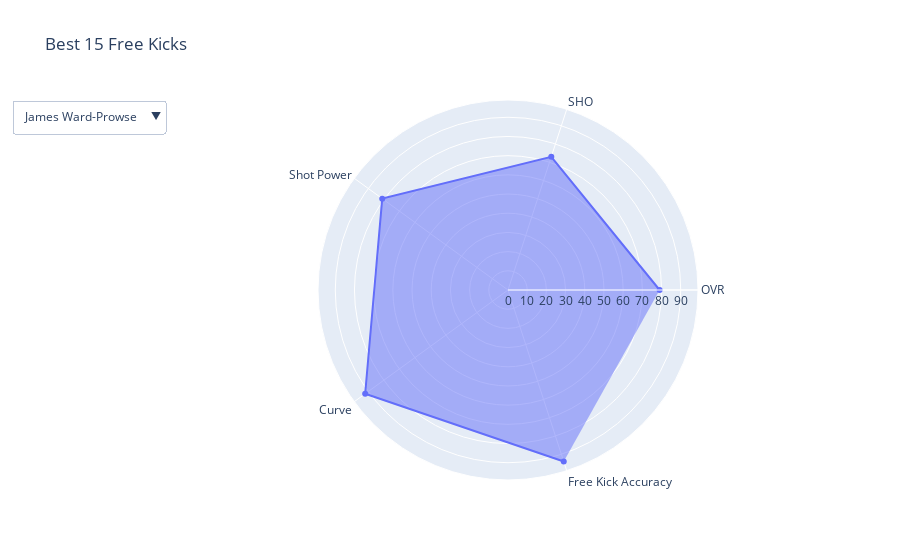

The notebook cell this image was saved under:
### Code cell
fig = go.Figure()
for player in shot_data.Name:
    player_data = shot_data[shot_data['Name'] == player][free_kick_stats].values.flatten()
    fig.add_trace(
        go.Scatterpolar(
            r=player_data,
            theta=free_kick_stats,
            name=player,
            fill='toself',
            visible=False
        )
    )

fig.data[0].visible = True


fig.update_layout(
    updatemenus=[
        dict(
            buttons=[
                dict(
                    args=[{"visible": [i == j for i in range(len(shot_data['Name']))]}],  
                    label=player,
                    method='update'
                )
                for j, player in enumerate(shot_data['Name'])  
            ],
            direction='down',
            showactive=True,
        )
    ]
)

fig.update_layout(
    title='Best 15 Free Kicks',
    xaxis_title='Attributes',
    yaxis_title='Value',
    polar=dict(
    radialaxis=dict(
      visible=True,
      range=[0, 99]
    )),
    showlegend=False
)

fig.show()

### Figure 1 — Plotly figure (JSON) as saved in the notebook; plotly's stock layout.template omitted (floating-point values rounded to 4 significant figures)
{"data": [{"fill": "toself", "name": "James Ward-Prowse", "r": [79, 73, 81, "92", "94"], "theta": ["OVR", "SHO", "Shot Power", "Curve", "Free Kick Accuracy"], "type": "scatterpolar", "visible": true}, {"fill": "toself", "name": "Lionel Messi", "r": [88, 85, 83, "93", "92"], "theta": ["OVR", "SHO", "Shot Power", "Curve", "Free Kick Accuracy"], "type": "scatterpolar", "visible": false}, {"fill": "toself", "name": "Parejo", "r": [83, 80, 80, "88", "90"], "theta": ["OVR", "SHO", "Shot Power", "Curve", "Free Kick Accuracy"], "type": "scatterpolar", "visible": false}, {"fill": "toself", "name": "Alexia Putellas", "r": [90, 89, 86, "89", "89"], "theta": ["OVR", "SHO", "Shot Power", "Curve", "Free Kick Accuracy"], "type": "scatterpolar", "visible": false}, {"fill": "toself", "name": "Grimaldo", "r": [86, 73, 84, "89", "89"], "theta": ["OVR", "SHO", "Shot Power", "Curve", "Free Kick Accuracy"], "type": "scatterpolar", "visible": false}, {"fill": "toself", "name": "Dušan Vlahović", "r": [84, 84, 84, "78", "89"], "theta": ["OVR", "SHO", "Shot Power", "Curve", "Free Kick Accuracy"], "type": "scatterpolar", "visible": false}, {"fill": "toself", "name": "Lucas Zelarayán", "r": [80, 77, 79, "82", "88"], "theta": ["OVR", "SHO", "Shot Power", "Curve", "Free Kick Accuracy"], "type": "scatterpolar", "visible": false}, {"fill": "toself", "name": "Cristiano Biraghi", "r": [79, 69, 82, "82", "88"], "theta": ["OVR", "SHO", "Shot Power", "Curve", "Free Kick Accuracy"], "type": "scatterpolar", "visible": false}, {"fill": "toself", "name": "Vincenzo Grifo", "r": [80, 77, 85, "89", "88"], "theta": ["OVR", "SHO", "Shot Power", "Curve", "Free Kick Accuracy"], "type": "scatterpolar", "visible": false}, {"fill": "toself", "name": "Beth Mead", "r": [88, 84, 87, "81", "88"], "theta": ["OVR", "SHO", "Shot Power", "Curve", "Free Kick Accuracy"], "type": "scatterpolar", "visible": false}, {"fill": "toself", "name": "Jan-Niklas Beste", "r": [78, 72, 77, "88", "88"], "theta": ["OVR", "SHO", "Shot Power", "Curve", "Free Kick Accuracy"], "type": "scatterpolar", "visible": false}, {"fill": "toself", "name": "Mapi León", "r": [89, 73, 89, "87", "88"], "theta": ["OVR", "SHO", "Shot Power", "Curve", "Free Kick Accuracy"], "type": "scatterpolar", "visible": false}, {"fill": "toself", "name": "Ángel Di María", "r": [83, 80, 82, "92", "88"], "theta": ["OVR", "SHO", "Shot Power", "Curve", "Free Kick Accuracy"], "type": "scatterpolar", "visible": false}, {"fill": "toself", "name": "Dominik Szoboszlai", "r": [81, 80, 89, "90", "87"], "theta": ["OVR", "SHO", "Shot Power", "Curve", "Free Kick Accuracy"], "type": "scatterpolar", "visible": false}, {"fill": "toself", "name": "Sherida Spitse", "r": [83, 76, 88, "91", "87"], "theta": ["OVR", "SHO", "Shot Power", "Curve", "Free Kick Accuracy"], "type": "scatterpolar", "visible": false}], "layout": {"polar": {"radialaxis": {"range": [0, 99], "visible": true}}, "showlegend": false, "title": {"text": "Best 15 Free Kicks"}, "updatemenus": [{"buttons": [{"args": [{"visible": [true, false, false, false, false, false, false, false, false, false, false, false, false, false, false]}], "label": "James Ward-Prowse", "method": "update"}, {"args": [{"visible": [false, true, false, false, false, false, false, false, false, false, false, false, false, false, false]}], "label": "Lionel Messi", "method": "update"}, {"args": [{"visible": [false, false, true, false, false, false, false, false, false, false, false, false, false, false, false]}], "label": "Parejo", "method": "update"}, {"args": [{"visible": [false, false, false, true, false, false, false, false, false, false, false, false, false, false, false]}], "label": "Alexia Putellas", "method": "update"}, {"args": [{"visible": [false, false, false, false, true, false, false, false, false, false, false, false, false, false, false]}], "label": "Grimaldo", "method": "update"}, {"args": [{"visible": [false, false, false, false, false, true, false, false, false, false, false, false, false, false, false]}], "label": "Dušan Vlahović", "method": "update"}, {"args": [{"visible": [false, false, false, false, false, false, true, false, false, false, false, false, false, false, false]}], "label": "Lucas Zelarayán", "method": "update"}, {"args": [{"visible": [false, false, false, false, false, false, false, true, false, false, false, false, false, false, false]}], "label": "Cristiano Biraghi", "method": "update"}, {"args": [{"visible": [false, false, false, false, false, false, false, false, true, false, false, false, false, false, false]}], "label": "Vincenzo Grifo", "method": "update"}, {"args": [{"visible": [false, false, false, false, false, false, false, false, false, true, false, false, false, false, false]}], "label": "Beth Mead", "method": "update"}, {"args": [{"visible": [false, false, false, false, false, false, false, false, false, false, true, false, false, false, false]}], "label": "Jan-Niklas Beste", "method": "update"}, {"args": [{"visible": [false, false, false, false, false, false, false, false, false, false, false, true, false, false, false]}], "label": "Mapi León", "method": "update"}, {"args": [{"visible": [false, false, false, false, false, false, false, false, false, false, false, false, true, false, false]}], "label": "Ángel Di María", "method": "update"}, {"args": [{"visible": [false, false, false, false, false, false, false, false, false, false, false, false, false, true, false]}], "label": "Dominik Szoboszlai", "method": "update"}, {"args": [{"visible": [false, false, false, false, false, false, false, false, false, false, false, false, false, false, true]}], "label": "Sherida Spitse", "method": "update"}], "direction": "down", "showactive": true}], "xaxis": {"title": {"text": "Attributes"}}, "yaxis": {"title": {"text": "Value"}}}}
